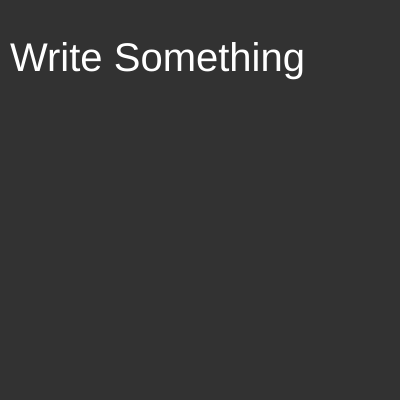
Frame 1 (no input)
Frame 60 (no input): identical to frame 1, image omitted
Frame 120 (the mouse pressed at the canvas centre since frame 60): identical to frame 1, image omitted

The p5.js sketch that drew this single still picture (run headless with seeded random() and noise() and a simulated clock; from frame 60 on, the mouse is pressed at the canvas centre):

// p5.js sketch
// ── sketch.js
// Oct 20, 2021

// <== TEXT ==>
// var field; //text field
//
// function setup() {
//   createCanvas (400,400);
//   field = createInput("Write Something");
// }
//
// function draw() {
//   background(50);
//   fill(255); //white
//   textSize(40);
//   text(field.value(), 10, 40, width-20, height-20);
// }

// <== Add a button/ interactivity ==>
var field; //text field
var button;

function setup() {
  createCanvas (400,400);
  button = createInput("Are you happy?");
  field = createInput("Write Something");
  button.mousePressed(checkText); //when button is pressed check the text
}

function draw() {
  background(50);
  fill(255); //white
  textSize(40);
  text(field.value(), 10, 40, width-20, height-20);
}

function checkText() {
  //check the text -> respond accordingly
  let currentText = field.value(); // text in field

  createP(currentText); //response is stored

  if (currentText == "Yes" || currentText == "yes") { // \\ is for comparison, it means "or"
    createP("Hooray!");
  } else if (currentText == "No"){
    createP("Sad to hear this. Please tell me more.")
  } else {
    createP("Interesting. Please tell me more.")
  }
}

// ── sketch_sliders.js
// Oct 20, 2021

// // <==GUI: SLIDER ==>
// /////// move ellipse when slider moves
// var slider1; // position of ellipse
// var slider2; // size of ellipse
//
// function setup() {
//   createCanvas (400,400);
//   // slider = createSlider(0, 100, 20); //(min, max, where the slider begins)
//   slider1 = createSlider(0, width, width/2);
//   slider2 = createSlider(10, 200); // size (min, max)
// }
//
// function draw() {
//   background(0);
//   ellipse(slider1.value(), height/2, slider2.value(), slider2.value());
//
//   // let valSlider = slider1.value();
//   // print(valSlider); //slider is in the middle by default
// }

// <== change background color, diff way to resize ellipse ==>
var slider1; // position of ellipse
var slider2; // size of ellipse
var bgcolor;
var size;
var sizeMin = 10; //min ellipse size
var sizeMax = 200; //max ellipse size


function setup() {
  createCanvas (400,400);
  bgcolor = 255/2; // middle gray
  slider1 = createSlider(0, width, width/2);
  slider2 = createSlider(sizeMin, sizeMax); // size (min, max)
}

function draw() {
  background(bgcolor);
  bgcolor = map(slider1.value(), 0, width, 0, 255);
  ellipse(slider1.value(), height/2, slider2.value(), slider2.value());
}

// ── sketch_twobuttons.js
// Oct 20, 2021

// // <==DOM: Document Object Model==>
// function setup() {
//   createCanvas (100,100);
//   createElement('h1','Another header');
//   createP("Another sentence");
// }
//
// function draw() {
//   background(50);
// }
//
// function mousePressed() {
//   createP("I am" + round(random(0,100)) + "years old");
// }

// // <==Reset==>
// var counter = 0;
//
// function setup() {
//   createCanvas (100,100);
// }
//
// function draw() {
//   background(50);
// }
//
// function mousePressed() {
//   createP("I am" + round(random(0,100)) + "years old");
//   counter++;
//   if (counter > 4) {
//     counter = 0;
//     removeElements(); // removes all elements on p5 after 4 clicks
//   }
// }

// // <== GUI: Graphical User Interface (Buttons, sliders)==>
// var button;
// var bgcolor;
//
// function setup() {
//   createCanvas (100,100);
//   bgcolor = (255); //bg color to start white
//   button = createButton("Click me");
//   button.mousePressed(randomColor); // if mouse is Pressed, trigger randomColor() (function)
// }
//
// function draw() {
//   background(bgcolor);
// }
//
// function randomColor() { //used to be mousePressed
//   // bgcolor = random(255); // greyscale
//   bgcolor = [random(255),random(255),random(255)];
// }

// <== Generate random shapes when button is pushed, move button, and move canvas ==>
var button1; // button1 generates new shape
var button2; // button2 will clear the canvas
var rectColor; // random colors when I click
var myCanvas;

function setup() {
  myCanvas = createCanvas (400,400);
  background(50); // in setup() so only drawn once

  button1 = createButton("Click Me");
  button2 = createButton("Clear");
  button1.position(0,0); // position of button
  button2.position(100,0); // position button 2 (clear)
  button1.mousePressed(randomRectangles);
  button2.mousePressed(clearCanvas);
  myCanvas.position(0,30); // move the canvas
}

function draw() {
}

// custom function
function randomRectangles(){
  rectColor = [random(255),random(255),random(255)];
  fill(rectColor);
  rect(random() * width, random() * height,
  random(width), random(height));
}

function clearCanvas() {
  background(50); //redraw background
}
